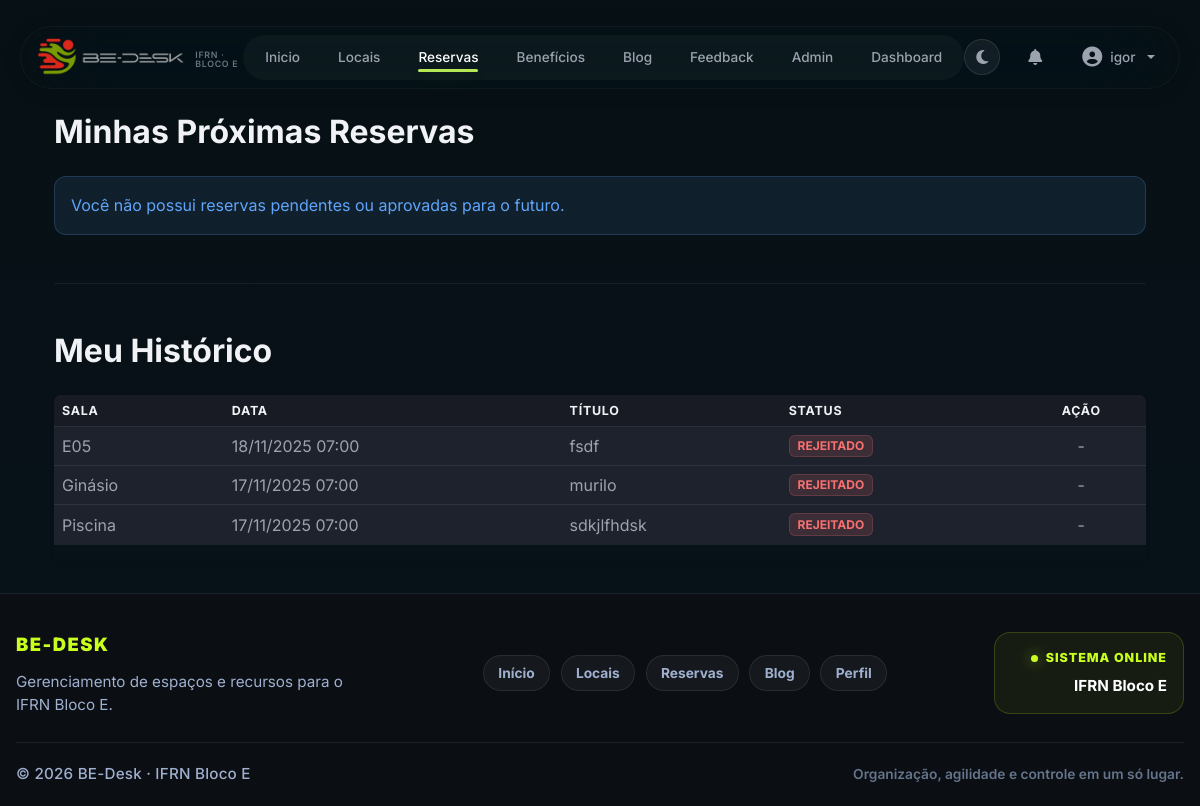
/reservas/ (signed in), run on an earlier commit of the app's database.
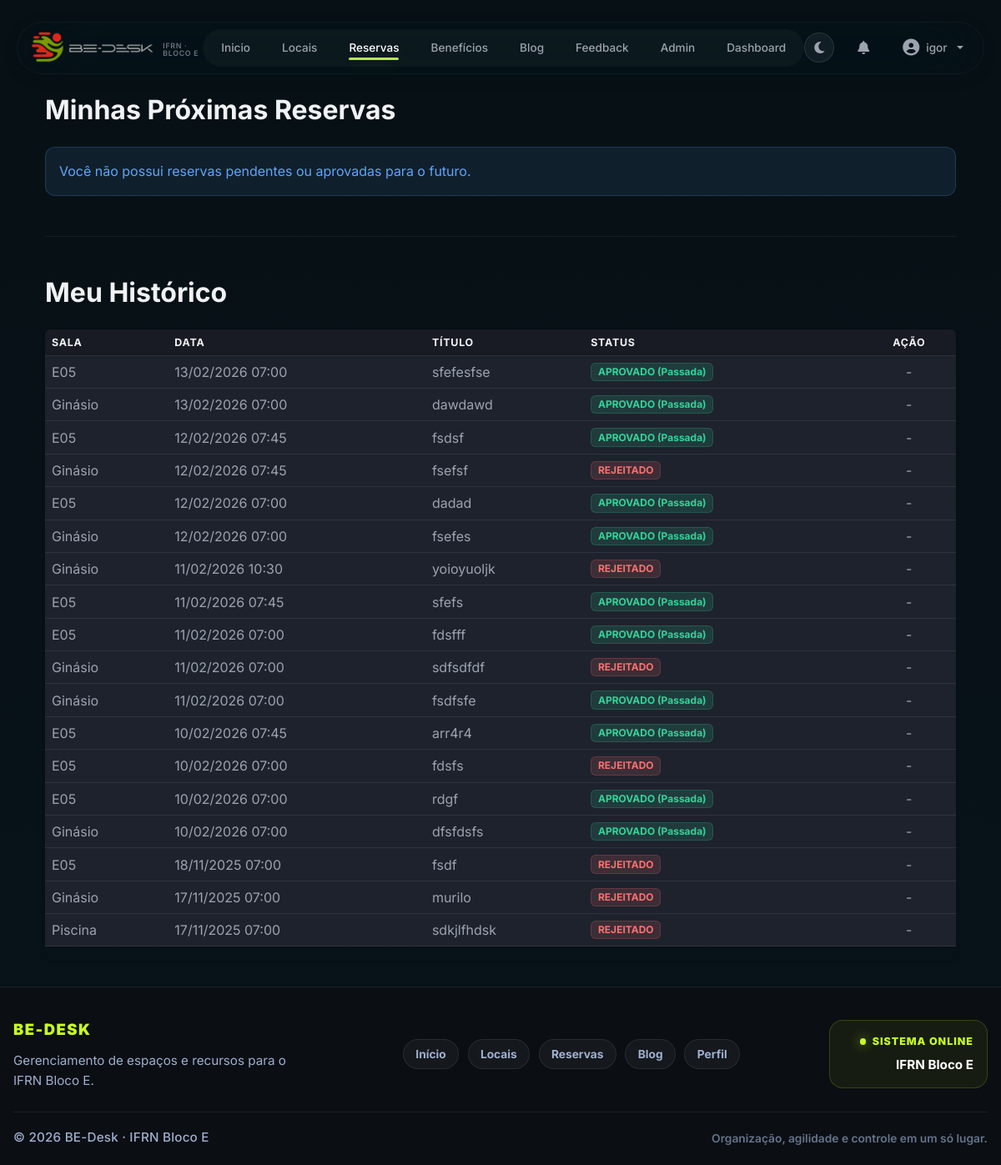
And on a later commit of the database.
### bedesk/models.py (models this page shows, shortened)
class Agendamento(models.Model):
    STATUS_CHOICES = [
        ('PENDENTE', 'Pendente'),
        ('APROVADO', 'Aprovado'),
        ('REJEITADO', 'Rejeitado'),
    ]
    nome = models.CharField(max_length=100)
    sala = models.ForeignKey(Sala, on_delete=models.CASCADE)
    motivo = models.TextField()
    horario = models.TimeField()
    data_inicio = models.DateTimeField(null=True, blank=True)
    data_fim = models.DateTimeField(null=True, blank=True)
    status = models.CharField(
        max_length=10,
        choices=STATUS_CHOICES,
        default='PENDENTE'
    )
    usuario = models.ForeignKey(User, on_delete=models.CASCADE)
    class Meta:
        verbose_name_plural = "Agendamentos"
        indexes = [models.Index(fields=['status'])]

class Sala(models.Model):
    nome = models.CharField(max_length=100)
    capacidade = models.IntegerField(default=1)
    foto = models.ImageField(
        upload_to='salas/',
        blank=True,
        null=True,
        verbose_name="Foto do local",
        help_text="Imagem exibida no card do local na listagem.",
    )

### reservas/views/reservas.py (the view)
# urls.py: path("reservas/", lista_reservas, name="lista_reserva"),
@login_required
def lista_reservas(request):
    today = date.today()
    reservas_ativas = Agendamento.objects.filter(
        usuario=request.user,
        data_inicio__date__gte=today,
        status__in=["APROVADO", "PENDENTE"],
    ).order_by("data_inicio", "horario")
    reservas_historico = (
        Agendamento.objects.filter(usuario=request.user)
        .exclude(pk__in=reservas_ativas.values_list("pk", flat=True))
        .order_by("-data_inicio", "horario")
    )
    context = {
        "reservas_ativas": reservas_ativas,
        "reservas_historico": reservas_historico,
    }
    return render(request, "reservas/lista_reservas.html", context)

### notificacoes/context_processors.py (called while the page is built)
def notificacoes_pendentes(request):
    total_pendentes = 0
    notificacoes_nao_lidas = 0
    if request.user.is_authenticated:
        notificacoes_nao_lidas = Notificacao.objects.filter(
            destinatario=request.user,
            lida=False,
        ).count()
        if request.user.is_staff:
            total_pendentes = Agendamento.objects.filter(status="PENDENTE").count()
    return {
        "pendentes_count": total_pendentes,
        "notificacoes_nao_lidas": notificacoes_nao_lidas,
    }

### templates/reservas/lista_reservas.html (shortened to what this page needs)
﻿{% extends 'core/base.html' %}
{% block content %}
<div class="container mt-4 reservas-page">
    <h2 class="mb-4">Minhas Próximas Reservas</h2>
    {% if reservas_ativas %}
    <div class="table-responsive shadow-sm rounded">
        <table class="table table-hover align-middle">
            <thead class="table-dark">
                <tr>
                    <th>Sala</th>
                    <th>Início</th>
                    <th>Título</th> <th>Status</th>
                    <th class="text-center">Ação</th>
                </tr>
            </thead>
            <tbody>
                {% for reserva in reservas_ativas %}
                <tr>
                    <td>{{ reserva.sala.nome }}</td>
                    <td>{{ reserva.data_inicio|date:"d/m/Y H:i" }}</td>
                    <td>{{ reserva.nome }}</td> <td>
                        {% if reserva.status == 'APROVADO' %}
                            <span class="badge bg-success">{{ reserva.status }}</span>
                        {% else %}
                            <span class="badge bg-warning text-dark">{{ reserva.status }}</span>
                        {% endif %}
                    </td>
                    <td class="text-center">
                        <a href="{% url 'cancelar_reserva_usuario' reserva.id %}" class="btn btn-warning btn-sm">
                            Cancelar
                        </a>
                    </td>
                </tr>
                {% endfor %}
            </tbody>
        </table>
    </div>
    {% else %}
    <div class="alert alert-info" role="alert">
        Você não possui reservas pendentes ou aprovadas para o futuro.
    </div>
    {% endif %}
    <hr class="my-5">
    <h2 class="mb-4">Meu Histórico</h2>
    {% if reservas_historico %}
    <div class="table-responsive shadow-sm rounded">
        <table class="table table-hover align-middle">
            <thead class="table-secondary">
                <tr>
                    <th>Sala</th>
                    <th>Data</th>
                    <th>Título</th> <th>Status</th>
                    <th class="text-center">Ação</th>
                </tr>
            </thead>
            <tbody>
                {% for reserva in reservas_historico %}
                <tr class="{% if reserva.status == 'REJEITADO' %}text-muted{% endif %}">
                    <td>{{ reserva.sala.nome }}</td>
                    <td>{{ reserva.data_inicio|date:"d/m/Y H:i" }}</td>
                    <td>{{ reserva.nome }}</td> <td>
                        {% if reserva.status == 'APROVADO' %}
                            <span class="badge bg-secondary">{{ reserva.status }} (Passada)</span>
                        {% else %}
                            <span class="badge bg-danger">{{ reserva.status }}</span>
                        {% endif %}
                    </td>
                    <td class="text-center">-</td>
                </tr>
                {% endfor %}
            </tbody>
        </table>
    </div>
    {% else %}
    <div class="alert alert-light" role="alert">
        Seu histórico de reservas está vazio.
    </div>
    {% endif %}
</div>
{% endblock %}

What changed in the data, as far as the page shows it:
added Agendamento: sala.nome "E05", data_inicio "13/02/2026 07:00", nome "sfefesfse", status "APROVADO"
added Agendamento: sala.nome "Ginásio", data_inicio "13/02/2026 07:00", nome "dawdawd", status "APROVADO"
added Agendamento: sala.nome "E05", data_inicio "12/02/2026 07:45", nome "fsdsf", status "APROVADO"
added Agendamento: sala.nome "Ginásio", data_inicio "12/02/2026 07:45", nome "fsefsf", status "REJEITADO"
added Agendamento: sala.nome "E05", data_inicio "12/02/2026 07:00", nome "dadad", status "APROVADO"
added Agendamento: sala.nome "Ginásio", data_inicio "12/02/2026 07:00", nome "fsefes", status "APROVADO"
added Agendamento: sala.nome "Ginásio", data_inicio "11/02/2026 10:30", nome "yoioyuoljk", status "REJEITADO"
added Agendamento: sala.nome "E05", data_inicio "11/02/2026 07:45", nome "sfefs", status "APROVADO"
added Agendamento: sala.nome "E05", data_inicio "11/02/2026 07:00", nome "fdsfff", status "APROVADO"
added Agendamento: sala.nome "Ginásio", data_inicio "11/02/2026 07:00", nome "sdfsdfdf", status "REJEITADO"
added Agendamento: sala.nome "Ginásio", data_inicio "11/02/2026 07:00", nome "fsdfsfe", status "APROVADO"
added Agendamento: sala.nome "E05", data_inicio "10/02/2026 07:45", nome "arr4r4", status "APROVADO"
added Agendamento: sala.nome "E05", data_inicio "10/02/2026 07:00", nome "fdsfs", status "REJEITADO"
added Agendamento: sala.nome "E05", data_inicio "10/02/2026 07:00", nome "rdgf", status "APROVADO"
added Agendamento: sala.nome "Ginásio", data_inicio "10/02/2026 07:00", nome "dfsfdsfs", status "APROVADO"
